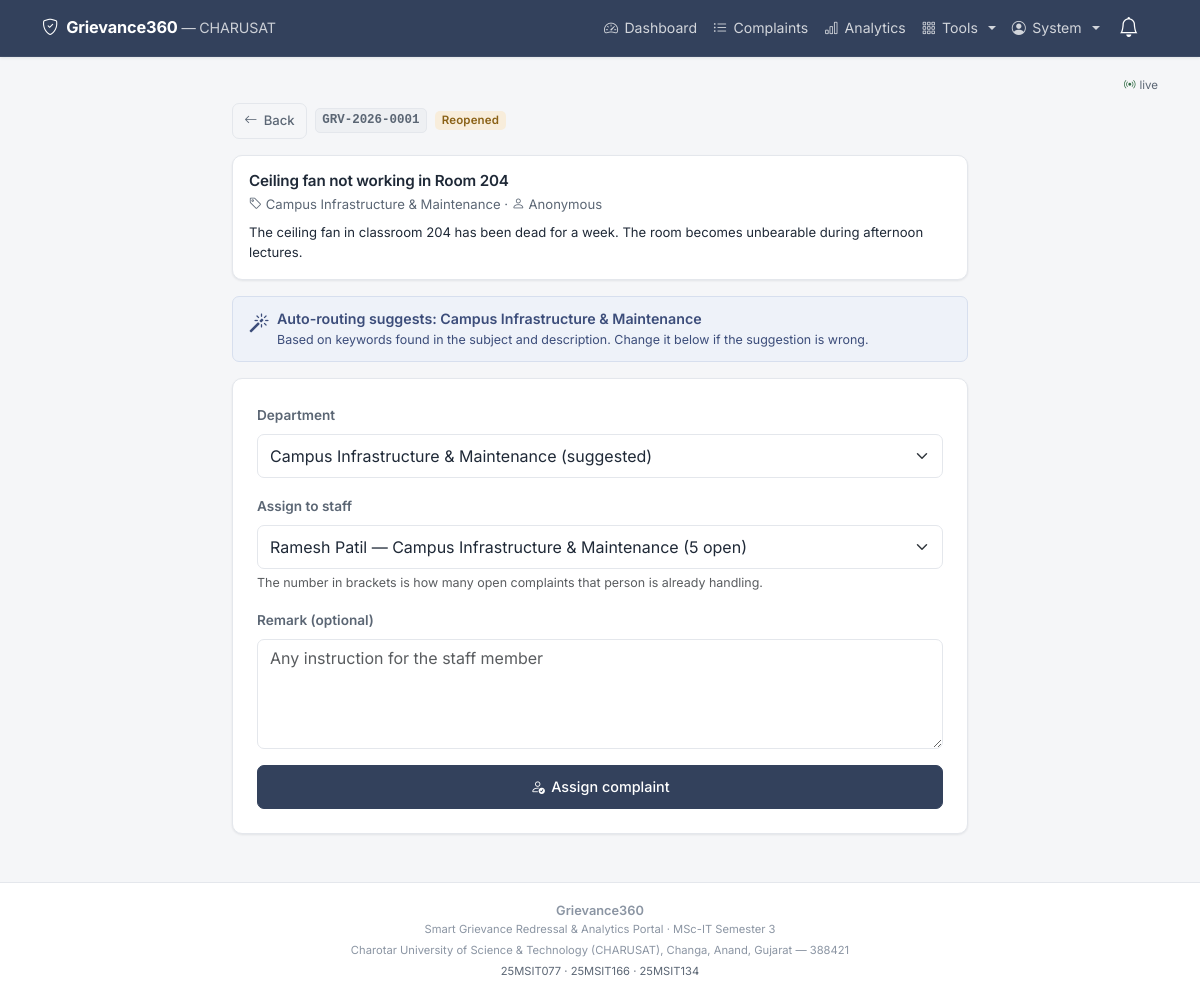
The page /complaint/1/assign (signed in) on the database its author committed.
### tables this page shows
CREATE TABLE users (
    id             INTEGER PRIMARY KEY AUTOINCREMENT,
    name           TEXT NOT NULL,
    email          TEXT NOT NULL UNIQUE,
    password_hash  TEXT NOT NULL,
    role           TEXT NOT NULL DEFAULT 'student'
                   CHECK (role IN ('student','staff','admin')),
    department_id  INTEGER,
    enrollment_no  TEXT,
    phone          TEXT,
    is_active      INTEGER NOT NULL DEFAULT 1,
    reset_token    TEXT,
    reset_expires  TEXT,
    created_at     TEXT NOT NULL, photo TEXT, program TEXT, student_department TEXT, semester TEXT,
    FOREIGN KEY (department_id) REFERENCES departments(id)
);

CREATE TABLE complaints (
    id             INTEGER PRIMARY KEY AUTOINCREMENT,
    ticket_code    TEXT NOT NULL UNIQUE,
    user_id        INTEGER NOT NULL,
    category_id    INTEGER NOT NULL,
    department_id  INTEGER,
    assigned_to    INTEGER,
    subject        TEXT NOT NULL,
    description    TEXT NOT NULL,
    attachment     TEXT,
    is_anonymous   INTEGER NOT NULL DEFAULT 0,
    status         TEXT NOT NULL DEFAULT 'Pending',
    priority_score INTEGER NOT NULL DEFAULT 0,
    reopen_count   INTEGER NOT NULL DEFAULT 0,
    created_at     TEXT NOT NULL,
    updated_at     TEXT NOT NULL,
    deadline       TEXT NOT NULL,
    resolved_at    TEXT,
    FOREIGN KEY (user_id)       REFERENCES users(id),
    FOREIGN KEY (category_id)   REFERENCES categories(id),
    FOREIGN KEY (department_id) REFERENCES departments(id),
    FOREIGN KEY (assigned_to)   REFERENCES users(id)
);

CREATE TABLE categories (
    id              INTEGER PRIMARY KEY AUTOINCREMENT,
    name            TEXT NOT NULL UNIQUE,
    department_id   INTEGER,
    sla_days        INTEGER NOT NULL DEFAULT 7,
    priority_weight INTEGER NOT NULL DEFAULT 1,
    created_at      TEXT NOT NULL,
    FOREIGN KEY (department_id) REFERENCES departments(id)
);

CREATE TABLE departments (
    id          INTEGER PRIMARY KEY AUTOINCREMENT,
    name        TEXT NOT NULL UNIQUE,
    email       TEXT,
    created_at  TEXT NOT NULL
);

### app.py (the view, shortened to what this page needs)
@app.route("/complaint/<int:complaint_id>/assign", methods=["GET", "POST"])
@login_required
@role_required("admin")
def assign_complaint(complaint_id):
    complaint = get_complaint_or_404(complaint_id=complaint_id)
    departments = db.query_all("SELECT * FROM departments ORDER BY name")
    suggested_id = helpers.suggest_department(
        complaint["subject"], complaint["description"], departments)
    suggested_name = next(
        (d["name"] for d in departments if d["id"] == suggested_id), None)
    staff_members = db.query_all(
        "SELECT u.*, d.name AS department_name "
        "FROM users u LEFT JOIN departments d ON d.id = u.department_id "
        "WHERE u.role = 'staff' AND u.is_active = 1 ORDER BY d.name, u.name"
    )
    workload = {
        row["assigned_to"]: row["n"]
        for row in db.query_all(
            "SELECT assigned_to, COUNT(*) AS n FROM complaints "
            "WHERE assigned_to IS NOT NULL "
            "AND status NOT IN ('Resolved','Closed','Rejected') "
            "GROUP BY assigned_to")
    }
    return render_template("admin/assign.html", complaint=complaint,
                           departments=departments, staff_members=staff_members,
                           suggested_id=suggested_id,
                           suggested_name=suggested_name, workload=workload)

### templates/admin/assign.html (shortened to what this page needs)
{% extends "base.html" %}
{% block content %}
<div class="row justify-content-center mt-2">
  <div class="col-12 col-lg-8">
    <div class="d-flex align-items-center gap-2 mb-3">
      <a href="{{ url_for('admin_complaints') }}"
         class="btn btn-sm btn-outline-secondary">
        <i class="bi bi-arrow-left"></i> Back</a>
      <span class="ge-ticket">{{ complaint.ticket_code }}</span>
      <span class="badge bg-{{ status_color(complaint.status) }}">
        {{ complaint.status }}</span>
    </div>
    <div class="ge-card p-3 mb-3">
      <h6 class="ge-wrap mb-1">{{ complaint.subject }}</h6>
      <div class="small text-muted mb-2">
        <i class="bi bi-tag"></i> {{ complaint.category_name }}
        &middot; <i class="bi bi-person"></i>
        {{ 'Anonymous' if complaint.is_anonymous else complaint.student_name }}
      </div>
      <p class="small ge-wrap mb-0">{{ complaint.description }}</p>
    </div>
    {% if suggested_name %}
      <div class="alert alert-info d-flex align-items-start gap-2">
        <i class="bi bi-magic fs-5"></i>
        <div>
          <div class="fw-semibold">Auto-routing suggests: {{ suggested_name }}</div>
          <div class="small">
            Based on keywords found in the subject and description.
            Change it below if the suggestion is wrong.
          </div>
        </div>
      </div>
    {% endif %}
    <div class="ge-card p-3 p-md-4">
      <form method="POST" novalidate>
        <div class="mb-3">
          <label for="department_id" class="form-label">Department</label>
          <select class="form-select" id="department_id" name="department_id">
            {% for department in departments %}
              <option value="{{ department.id }}"
                      {% if (complaint.department_id or suggested_id) == department.id %}
                        selected{% endif %}>
                {{ department.name }}
                {% if department.id == suggested_id %} (suggested){% endif %}
              </option>
            {% endfor %}
          </select>
        </div>
        <div class="mb-3">
          <label for="assigned_to" class="form-label">Assign to staff</label>
          <select class="form-select" id="assigned_to" name="assigned_to" required>
            {% for member in staff_members %}
              <option value="{{ member.id }}"
                      data-dept="{{ member.department_id }}"
                      {% if complaint.assigned_to == member.id %}selected{% endif %}>
                {{ member.name }}
                &mdash; {{ member.department_name or 'No department' }}
              </option>
            {% endfor %}
          </select>
          <div class="form-text">
            The number in brackets is how many open complaints that person is
            already handling.
          </div>
        </div>
        <div class="mb-3">
          <label for="remark" class="form-label">
            Remark <span class="text-muted">(optional)</span>
          </label>
          <textarea class="form-control" id="remark" name="remark" rows="2"
                    placeholder="Any instruction for the staff member"></textarea>
        </div>
        <button type="submit" class="btn btn-primary w-100">
          <i class="bi bi-person-check"></i> Assign complaint
        </button>
      </form>
    </div>
  </div>
</div>
{% endblock %}

### templates/base.html (shortened to what this page needs)
<!DOCTYPE html>
<html lang="en">
<head>
  <link href="https://cdn.jsdelivr.net/npm/bootstrap@5.3.3/dist/css/bootstrap.min.css" rel="stylesheet">
  <link href="https://cdn.jsdelivr.net/npm/bootstrap-icons@1.11.3/font/bootstrap-icons.css" rel="stylesheet">
  <link href="{{ url_for('static', filename='css/style.css') }}" rel="stylesheet">
</head>
<body>
<nav class="navbar navbar-expand-md navbar-dark ge-navbar sticky-top">
  <div class="container">
    <a class="navbar-brand fw-bold d-flex align-items-center gap-2"
       href="{{ url_for('index') }}">
      <i class="bi bi-shield-check"></i>
      <span>
        Grievance360
        <span class="d-none d-md-inline fw-normal small opacity-75">
          &mdash; CHARUSAT
        </span>
      </span>
    </a>
    {% if current_user.is_authenticated %}
    <div class="dropdown order-md-last ms-auto me-2">
      <button class="btn btn-link nav-link position-relative ge-tap"
              type="button" data-bs-toggle="dropdown" aria-expanded="false"
              aria-label="Notifications">
        <i class="bi bi-bell fs-5 text-white"></i>
      </button>
    </div>
    {% endif %}
    <div class="collapse navbar-collapse" id="mainNav">
      <ul class="navbar-nav ms-auto mb-2 mb-md-0 align-items-md-center">
        {% if current_user.is_authenticated %}
          {% if current_user.role == 'student' %}
            <li class="nav-item">
              <a class="nav-link ge-tap" href="{{ url_for('student_dashboard') }}">
                <i class="bi bi-grid"></i> My Complaints</a>
            </li>
            <li class="nav-item">
              <a class="nav-link ge-tap" href="{{ url_for('raise_complaint') }}">
                <i class="bi bi-plus-circle"></i> Raise Complaint</a>
            </li>
            <li class="nav-item">
              <a class="nav-link ge-tap" href="{{ url_for('kb_list') }}">
                <i class="bi bi-book"></i> Help</a>
            </li>
            <li class="nav-item">
              <a class="nav-link ge-tap" href="{{ url_for('announcements') }}">
                <i class="bi bi-megaphone"></i> Notices</a>
            </li>
            <li class="nav-item">
              <a class="nav-link ge-tap" href="{{ url_for('profile') }}">
                <i class="bi bi-person-circle"></i> Profile</a>
            </li>
          {% elif current_user.role == 'admin' %}
            <li class="nav-item">
              <a class="nav-link ge-tap" href="{{ url_for('admin_dashboard') }}">
                <i class="bi bi-speedometer2"></i> Dashboard</a>
            </li>
            <li class="nav-item">
              <a class="nav-link ge-tap" href="{{ url_for('admin_complaints') }}">
                <i class="bi bi-list-ul"></i> Complaints</a>
            </li>
            <li class="nav-item">
              <a class="nav-link ge-tap" href="{{ url_for('admin_analytics') }}">
                <i class="bi bi-bar-chart"></i> Analytics</a>
            </li>
            <li class="nav-item dropdown">
              <a class="nav-link dropdown-toggle ge-tap" href="#" role="button"
                 data-bs-toggle="dropdown">
                <i class="bi bi-grid-3x3-gap"></i> Tools
              </a>
            </li>
          {% endif %}
          <li class="nav-item dropdown">
            <a class="nav-link dropdown-toggle ge-tap" href="#" role="button"
               data-bs-toggle="dropdown">
              <i class="bi bi-person-circle"></i>
              {{ current_user.name.split(' ')[0] }}
            </a>
          </li>
        {% endif %}
      </ul>
    </div>
  </div>
</nav>
<main class="container ge-main">
  {% if current_user.is_authenticated %}
  <div class="d-flex justify-content-end mb-1" style="min-height:18px">
    <span id="liveBar" class="d-inline-flex align-items-center gap-1"
          style="font-size:.72rem;color:var(--ge-muted,#64748b)">
      <i class="bi bi-broadcast text-success"></i>
      <span class="text-muted">live</span>
    </span>
  </div>
  {% endif %}
  {% block content %}{% endblock %}
</main>
<footer class="ge-footer no-print">
  <div class="container text-center">
    <div class="fw-semibold">Grievance360</div>
    <div class="small">
      Smart Grievance Redressal &amp; Analytics Portal &middot; MSc-IT Semester 3
    </div>
    <div class="small mt-1">
      Charotar University of Science &amp; Technology (CHARUSAT),
      Changa, Anand, Gujarat &mdash; 388421
    </div>
    <div class="small mt-1 text-muted">
      25MSIT077 &middot; 25MSIT166 &middot; 25MSIT134
    </div>
  </div>
</footer>
</body>
</html>

### rows shown on the page
users: name "System"
complaints: ticket_code "GRV-2026-0001", status "Reopened", subject "Ceiling fan not working in Room 204", is_anonymous "Anonymous", description "The ceiling fan in classroom 204 has been dead for a week. The room becomes unbearable during afternoon lectures.", department_id "Campus Infrastructure & Maintenance (suggested)", assigned_to "Ramesh Patil — Campus Infrastructure & Maintenance (5 open)"
categories: category_name "Campus Infrastructure & Maintenance"
departments: name "Campus Infrastructure & Maintenance"
